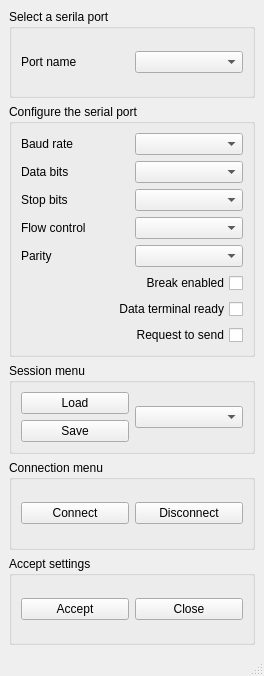
<?xml version="1.0" encoding="UTF-8"?>
<ui version="4.0">
 <class>SerialSettings</class>
 <widget class="QMainWindow" name="SerialSettings">
  <property name="geometry">
   <rect>
    <x>0</x>
    <y>0</y>
    <width>264</width>
    <height>676</height>
   </rect>
  </property>
  <property name="windowTitle">
   <string>MainWindow</string>
  </property>
  <widget class="QWidget" name="centralwidget">
   <layout class="QGridLayout" name="gridLayout_5">
    <item row="0" column="0">
     <widget class="QGroupBox" name="NameGB">
      <property name="title">
       <string>Select a serila port</string>
      </property>
      <layout class="QGridLayout" name="gridLayout">
       <item row="0" column="0">
        <layout class="QHBoxLayout" name="horizontalLayout_6">
         <item>
          <widget class="QLabel" name="portNameLable">
           <property name="text">
            <string>Port name</string>
           </property>
          </widget>
         </item>
         <item>
          <widget class="QComboBox" name="portNameComboBox"/>
         </item>
        </layout>
       </item>
      </layout>
     </widget>
    </item>
    <item row="1" column="0">
     <widget class="QGroupBox" name="ConfigGB">
      <property name="title">
       <string>Configure the serial port</string>
      </property>
      <layout class="QGridLayout" name="gridLayout_2">
       <item row="0" column="0">
        <layout class="QHBoxLayout" name="horizontalLayout">
         <item>
          <widget class="QLabel" name="BaudLabel">
           <property name="text">
            <string>Baud rate</string>
           </property>
          </widget>
         </item>
         <item>
          <widget class="QComboBox" name="BaudComboBox"/>
         </item>
        </layout>
       </item>
       <item row="1" column="0">
        <layout class="QHBoxLayout" name="horizontalLayout_2">
         <item>
          <widget class="QLabel" name="DataBitsabel">
           <property name="text">
            <string>Data bits</string>
           </property>
          </widget>
         </item>
         <item>
          <widget class="QComboBox" name="DataBitsComboBox"/>
         </item>
        </layout>
       </item>
       <item row="2" column="0">
        <layout class="QHBoxLayout" name="horizontalLayout_5">
         <item>
          <widget class="QLabel" name="StopBitsLabel">
           <property name="text">
            <string>Stop bits</string>
           </property>
          </widget>
         </item>
         <item>
          <widget class="QComboBox" name="StopBitsComboBox"/>
         </item>
        </layout>
       </item>
       <item row="3" column="0">
        <layout class="QHBoxLayout" name="horizontalLayout_3">
         <item>
          <widget class="QLabel" name="FlowControlLabel">
           <property name="text">
            <string>Flow control</string>
           </property>
          </widget>
         </item>
         <item>
          <widget class="QComboBox" name="FlowControlComboBox"/>
         </item>
        </layout>
       </item>
       <item row="4" column="0">
        <layout class="QHBoxLayout" name="horizontalLayout_4">
         <item>
          <widget class="QLabel" name="ParityLabel">
           <property name="text">
            <string>Parity</string>
           </property>
          </widget>
         </item>
         <item>
          <widget class="QComboBox" name="ParityComboBox"/>
         </item>
        </layout>
       </item>
       <item row="5" column="0">
        <widget class="QCheckBox" name="BreakCheckBox">
         <property name="tabletTracking">
          <bool>false</bool>
         </property>
         <property name="layoutDirection">
          <enum>Qt::RightToLeft</enum>
         </property>
         <property name="text">
          <string>Break enabled</string>
         </property>
         <property name="tristate">
          <bool>false</bool>
         </property>
        </widget>
       </item>
       <item row="6" column="0">
        <widget class="QCheckBox" name="DataTerminalCheckBox">
         <property name="layoutDirection">
          <enum>Qt::RightToLeft</enum>
         </property>
         <property name="text">
          <string>Data terminal ready</string>
         </property>
        </widget>
       </item>
       <item row="7" column="0">
        <widget class="QCheckBox" name="RequestCheckBox">
         <property name="layoutDirection">
          <enum>Qt::RightToLeft</enum>
         </property>
         <property name="text">
          <string>Request to send</string>
         </property>
        </widget>
       </item>
      </layout>
     </widget>
    </item>
    <item row="2" column="0">
     <widget class="QGroupBox" name="SessionGB">
      <property name="title">
       <string>Session menu</string>
      </property>
      <layout class="QGridLayout" name="gridLayout_3">
       <item row="0" column="0">
        <layout class="QHBoxLayout" name="horizontalLayout_7">
         <item>
          <layout class="QVBoxLayout" name="verticalLayout">
           <item>
            <widget class="QPushButton" name="LoadPushButton">
             <property name="text">
              <string>Load</string>
             </property>
            </widget>
           </item>
           <item>
            <widget class="QPushButton" name="SavePushButton">
             <property name="text">
              <string>Save</string>
             </property>
            </widget>
           </item>
          </layout>
         </item>
         <item>
          <widget class="QComboBox" name="SessionComboBox"/>
         </item>
        </layout>
       </item>
      </layout>
     </widget>
    </item>
    <item row="3" column="0">
     <widget class="QGroupBox" name="ConnectionGB">
      <property name="title">
       <string>Connection menu</string>
      </property>
      <layout class="QGridLayout" name="gridLayout_4">
       <item row="0" column="0">
        <layout class="QHBoxLayout" name="horizontalLayout_8">
         <item>
          <widget class="QPushButton" name="ConnectPushButton">
           <property name="text">
            <string>Connect</string>
           </property>
          </widget>
         </item>
         <item>
          <widget class="QPushButton" name="DisconnectPushButton">
           <property name="text">
            <string>Disconnect</string>
           </property>
          </widget>
         </item>
        </layout>
       </item>
      </layout>
     </widget>
    </item>
    <item row="4" column="0">
     <widget class="QGroupBox" name="AcceptGB">
      <property name="title">
       <string>Accept settings</string>
      </property>
      <layout class="QGridLayout" name="gridLayout_6">
       <item row="0" column="0">
        <layout class="QHBoxLayout" name="horizontalLayout_9">
         <item>
          <widget class="QPushButton" name="AcceptPushButton">
           <property name="text">
            <string>Accept</string>
           </property>
          </widget>
         </item>
         <item>
          <widget class="QPushButton" name="ClosePushButton">
           <property name="text">
            <string>Close</string>
           </property>
          </widget>
         </item>
        </layout>
       </item>
      </layout>
     </widget>
    </item>
   </layout>
  </widget>
  <widget class="QMenuBar" name="menubar">
   <property name="geometry">
    <rect>
     <x>0</x>
     <y>0</y>
     <width>264</width>
     <height>21</height>
    </rect>
   </property>
  </widget>
  <widget class="QStatusBar" name="statusbar"/>
 </widget>
 <resources/>
 <connections/>
</ui>
